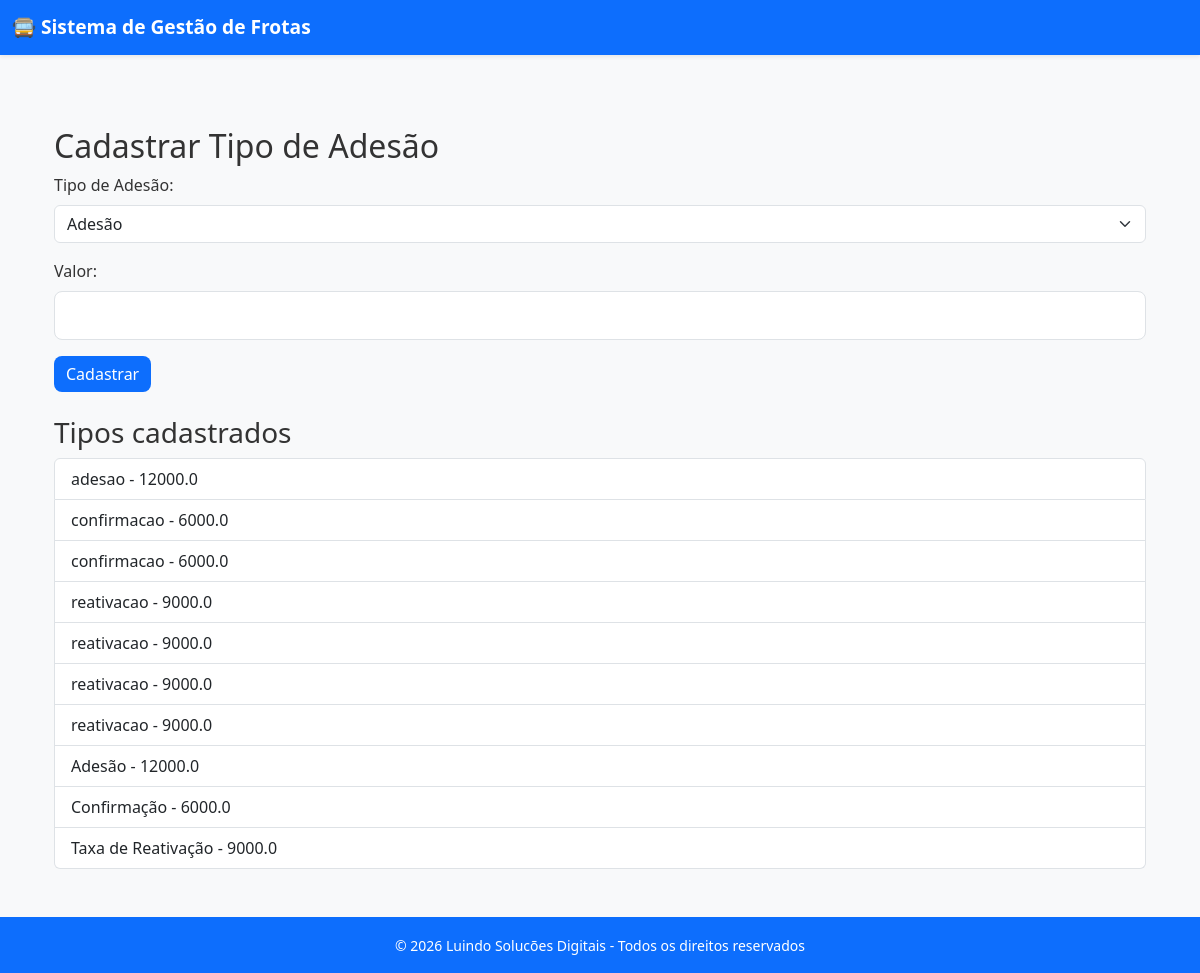
Screenshot of /cadastrar_tipo_adesao with the database file from the repository.
### tables this page shows
CREATE TABLE tipos_adesao (
            id INTEGER PRIMARY KEY AUTOINCREMENT,
            tipo TEXT NOT NULL,
            valor REAL NOT NULL
        );

### app.py (the view, shortened to what this page needs)
@app.route("/cadastrar_tipo_adesao", methods=["GET", "POST"])
def cadastrar_adesao():   # ← nome da função agora bate com o template
    adesoes = db.listar_tipos_adesao()
    return render_template("cadastrar_tipo_adesao.html", adesoes=adesoes)

### utils/db.py (called while the page is built)
def get_connection():
    conn = sqlite3.connect("frota.db")
    conn.row_factory = sqlite3.Row
    return conn

def listar_tipos_adesao():
    conn = get_connection()
    cursor = conn.cursor()
    cursor.execute("SELECT id, tipo, valor FROM tipos_adesao")
    tipos = cursor.fetchall()
    conn.close()
    return tipos

### templates/cadastrar_tipo_adesao.html (shortened to what this page needs)
{% extends "base.html" %}
{% block content %}
<div class="container mt-5">
    <h2>Cadastrar Tipo de Adesão</h2>
    <form method="POST" action="{{ url_for('cadastrar_adesao') }}">
        <div class="mb-3">
            <label for="tipo" class="form-label">Tipo de Adesão:</label>
            <select name="tipo" id="tipo" class="form-select">
                <option value="Adesão">Adesão</option>
            </select>
        </div>
        <div class="mb-3">
            <label for="valor" class="form-label">Valor:</label>
            <input type="number" step="0.01" name="valor" id="valor" class="form-control" required>
        </div>
        <button type="submit" class="btn btn-primary">Cadastrar</button>
    </form>
    <h3 class="mt-4">Tipos cadastrados</h3>
    <ul class="list-group">
        {% for adesao in adesoes %}
            <li class="list-group-item">{{ adesao.tipo }} - {{ adesao.valor }}</li>
        {% endfor %}
    </ul>
</div>
{% endblock %}

### templates/base.html (shortened to what this page needs)
<!DOCTYPE html>
<html lang="pt">
<head>
    <link href="https://cdn.jsdelivr.net/npm/bootstrap@5.3.2/dist/css/bootstrap.min.css" rel="stylesheet">
    <link rel="stylesheet" href="{{ url_for('static', filename='css/style.css') }}">
</head>
<body class="bg-light">
    <nav class="navbar navbar-expand-lg navbar-dark bg-primary shadow-sm">
        <div class="container-fluid">
            <a class="navbar-brand fw-bold" href="{{ url_for('dashboard') }}">
                🚍 Sistema de Gestão de Frotas
            </a>
        </div>
    </nav>
    <main class="container py-4">
        {% block content %}{% endblock %}
    </main>
    <footer class="bg-primary text-white text-center py-3 mt-4">
        <small>© 2026 Luindo Solucões Digitais - Todos os direitos reservados</small>
    </footer>
</body>
</html>

### static/css/style.css (style rules this page uses)
body { font-family: 'Segoe UI', Roboto, Helvetica, Arial, sans-serif; background-color: #f8f9fa; color: #333; margin: 0; padding: 0; }
a { text-decoration: none; color: #0d6efd; }
.navbar { font-size: 0.95rem; }
.navbar-brand { font-weight: bold; font-size: 1.2rem; }
.form-control { border-radius: 8px; padding: 0.75rem; font-size: 0.95rem; }
.form-label { font-weight: 500; }
.btn { border-radius: 8px; font-weight: 500; transition: all 0.3s ease; }
.btn-primary { background-color: #0d6efd; border: none; }

### rows the page displays
tipos_adesao: tipo "adesao", valor "12000.0"
tipos_adesao: tipo "confirmacao", valor "6000.0"
tipos_adesao: tipo "confirmacao", valor "6000.0"
tipos_adesao: tipo "reativacao", valor "9000.0"
tipos_adesao: tipo "reativacao", valor "9000.0"
tipos_adesao: tipo "reativacao", valor "9000.0"
tipos_adesao: tipo "reativacao", valor "9000.0"
tipos_adesao: tipo "Adesão", valor "12000.0"
tipos_adesao: tipo "Confirmação", valor "6000.0"
tipos_adesao: tipo "Taxa de Reativação", valor "9000.0"
